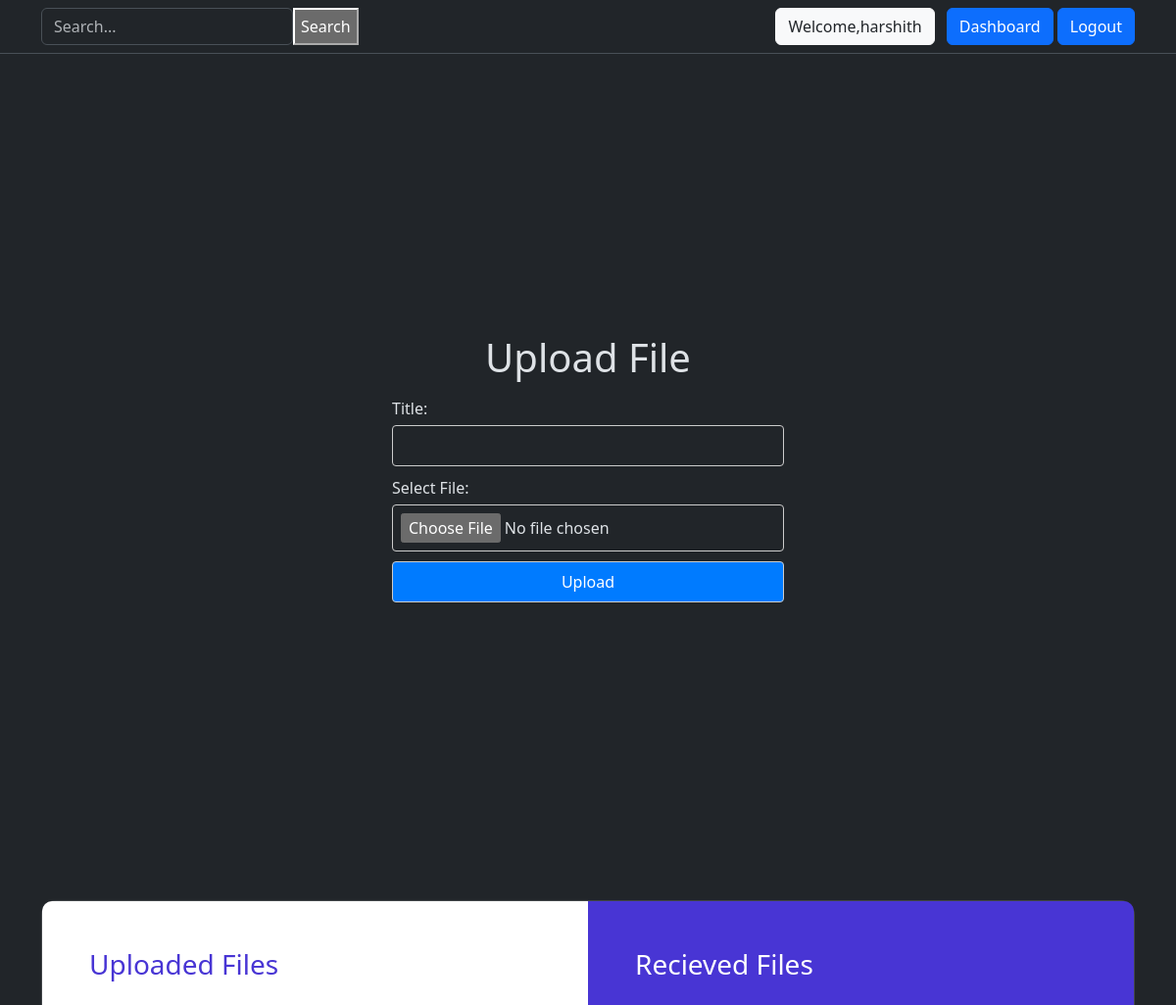
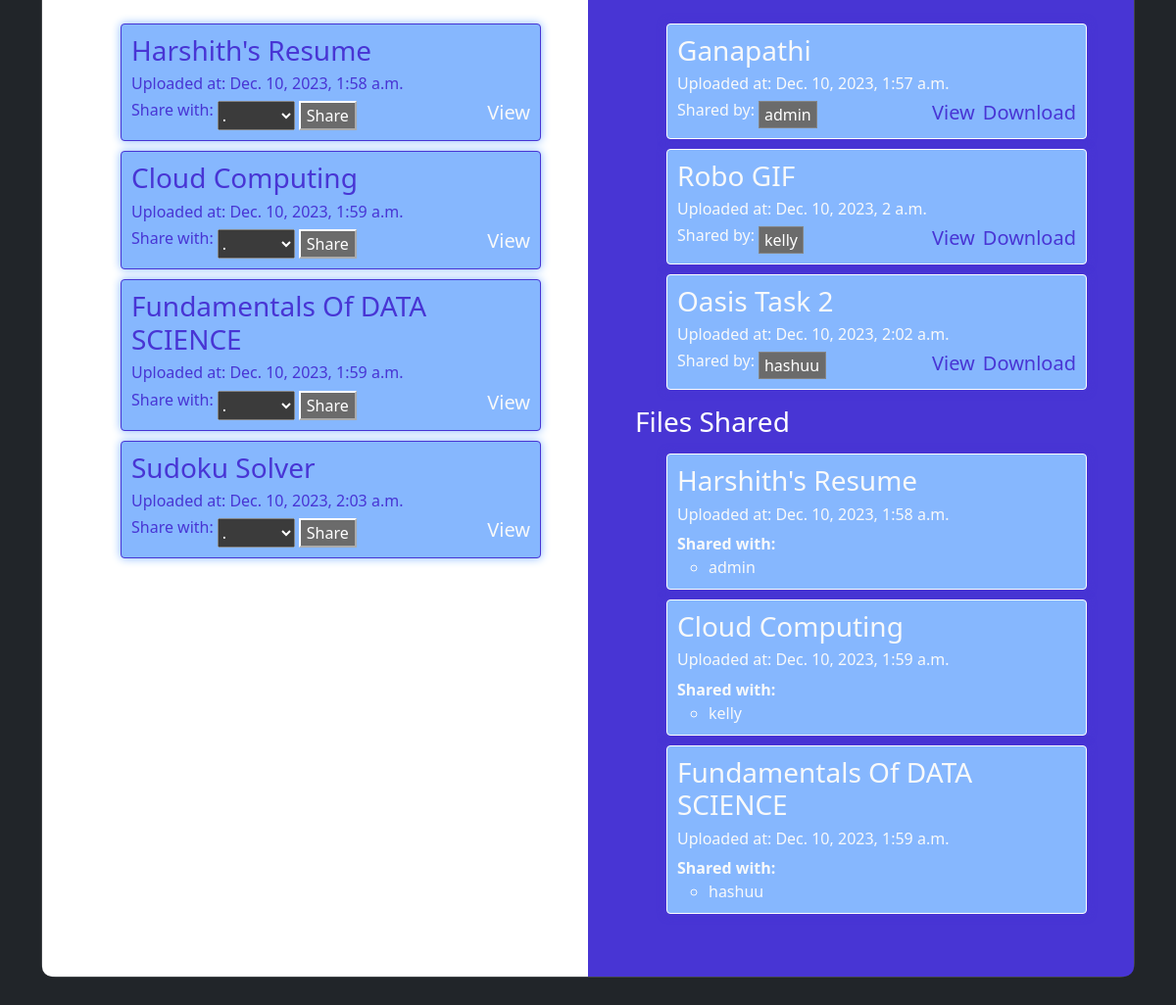
Screenshot of / (signed in) with the database file from the repository (2 pictures, top to bottom).
### files/models.py (models this page shows, shortened)
class UploadedFile(models.Model):
    user = models.ForeignKey(User, on_delete=models.CASCADE)
    title = models.CharField(max_length=255)
    file = models.FileField(upload_to='uploads/')
    uploaded_at = models.DateTimeField(auto_now_add=True)
    shared_with = models.ManyToManyField(User, related_name='shared_files', blank=True)

### files/views.py (the view)
# urls.py: path('',index,name="index"),
def index(request):
    if request.method == 'POST':
        print("call")
        form = FileUploadForm(request.POST, request.FILES)
        if form.is_valid():
            print("enter")
            new_file = form.save(commit=False)
            new_file.user = request.user
            new_file.save()
            print("save")
            return redirect('index')
    else:
        print("else")
        form = FileUploadForm()
    user_files = UploadedFile.objects.filter(user=request.user.id)
    all_users = User.objects.exclude(id=request.user.id)
    recieved_files = UploadedFile.objects.filter(shared_with=request.user.id)
    shared_by_me = UploadedFile.objects.filter(user=request.user.id, shared_with__isnull=False).exclude(shared_with=request.user.id).distinct()
    return render(request, 'index.html', {'form': form,'user_files': user_files,'all_users':all_users,'recieved_files': recieved_files,'shared_by_me':shared_by_me})

### files/forms.py
class FileUploadForm(forms.ModelForm):
    class Meta:
        model = UploadedFile
        fields = ['title', 'file']

### templates/index.html (shortened to what this page needs)
{% extends "base.html" %}
{% block content %}
<div class="px-3 py-2 border-bottom mb-3">
    <div class="container d-flex flex-wrap justify-content-center">
        {% if user.is_authenticated %}
          <form method="get"  action="{% url 'search' %}"class="d-flex col-12 col-lg-auto mb-2 mb-lg-0 me-lg-auto" role="search">
            <input type="search" name="query" class="form-control" placeholder="Search..." aria-label="Search">
            <button type="submit">Search</button>
          </form>
        {% endif %}
          <div class="text-end">
              {% if user.is_authenticated %}
                  <button type="button" class="btn btn-light text-dark me-2">Welcome,{{user.username}}</button>
                  <a  class="btn btn-primary" href="#Dashboard">Dashboard</a>
                  <button type="submit" class="btn btn-primary" onclick="window.location.href='{% url 'logout' %}'">Logout</button>
              {% else %}
                  <button type="button" class="btn btn-light text-dark me-2" onclick="window.location.href='{% url 'login' %}'">Login</button>
                  <button type="button" class="btn btn-primary" onclick="window.location.href='{% url 'register' %}'">Sign-up</button>
              {% endif %}
          </div>
     </div>
</div>
<div>
  {% if user.is_authenticated%}
      <div class="container custom-form-container">
        <div>
            <h1 class="text-center mt-4 mb-3">Upload File</h1>
            <form method="post" enctype="multipart/form-data" class="custom-form">
                <div class="form-group">
                    <label for="id_title">Title:</label>
                    <input type="text" name="title" id="id_title" class="form-control">
                </div>
                <div class="form-group">
                    <label for="id_file">Select File:</label>
                    <input type="file" name="file" id="id_file" class="form-control-file">
                </div>
                <button type="submit" class="btn btn-primary">Upload</button>
            </form>
        </div>
      </div>
      <section id="Dashboard"class="h-100 h-custom gradient-custom-2">
        <div class="container py-5 h-100">
          <div class="row d-flex justify-content-center align-items-center h-100">
            <div class="col-12">
              <div class="card card-registration card-registration-2" style="border-radius: 15px;">
                <div class="card-body p-0">
                  <div class="row g-0">
                    <div class="col-lg-6 bg-white">
                      <div class="p-5">
                        <h3 class="fw-normal mb-5" style="color:#4835d4;">Uploaded Files</h3>
                          <ul>
                            {% for file in user_files %}
                              <li class="file-item1 ">
                                <h3>{{ file.title }}</h3>
                                <h6>Uploaded at: {{ file.uploaded_at }}</h6>
                                <form class="d-flex" action="{% url 'share_file' file.id %}" method="post">
                                  <h6 for="user_to_share">Share with:</h6>
                                  <select class="ms-1" id="user_to_share" name="user_to_share">
                                      <option value="">.</option>
                                  </select>
                                  <button class="ms-1"type="submit">Share</button>
                                  <h5 class="ms-auto mb-0"><a  href="{{ file.file.url }}">View</a></h5>
                              </form>
                              </li>
                            {% empty %}
                              <li class="file-item1">No files uploaded yet.</li>
                            {% endfor %}
                          </ul>
                      </div>
                    </div>
                    <div class="col-lg-6 bg-indigo text-white">
                      <div class="p-5">
                        <h3 class="fw-normal mb-5">Recieved Files</h3>
                        <ul>
                              {% for file in recieved_files %}
                                  <li class="file-item2">
                                    <h3>{{ file.title }}</h3>
                                    <h6>Uploaded at: {{ file.uploaded_at }} </h6>
                                    <div class="d-flex">
                                      <h6>Shared by:</h6>
                                      <select style="appearance: none;padding: 0px 5px;"class="ms-1" name="" id="">
                                        <option value="">{{ file.user.username }}</option>
                                      </select>
                                      <h5 class="ms-auto mb-0"><a  href="{{ file.file.url }}">View</a></h5>
                                      <h5 class="ms-2 mb-0"><a href="{% url 'download_file' file.id %}">Download</a></h5>
                                    </div>
                                  </li>
                              {% empty %}
                                  <li class="file-item2">No  files  Recieved.</li>
                              {% endfor %}
                        </ul>
                        <h3 class="fw-normal mt-2 mb-3">Files Shared</h3>
                        <ul>
                              {% for file in shared_by_me %}
                                  <li class="file-item2">
                                      <h3>{{ file.title }}</h3>
                                      <h6>Uploaded at: {{ file.uploaded_at }} </h6>
                                      <strong>Shared with:</strong>
                                      <ul>
                                          {% for user in file.shared_with.all %}
                                              <li>{{ user.username }}</li>
                                          {% endfor %}
                                      </ul>
                                  </li>
                              {% empty %}
                                  <li class="file-item2">No files shared by you with other users.</li>
                              {% endfor %}
                        </ul>
                      </div>
                    </div>
                  </div>
                </div>
              </div>
            </div>
          </div>
        </div>
      </section>
  {% endif %}
</div>
{% endblock content %}

### templates/base.html (shortened to what this page needs)
<!DOCTYPE html>
<html lang="en" data-bs-theme="dark">
<head>
    <link href="https://cdn.jsdelivr.net/npm/bootstrap@5.3.2/dist/css/bootstrap.min.css" rel="stylesheet">
    <link href='https://unpkg.com/boxicons@2.1.4/css/boxicons.min.css' rel='stylesheet'>
    <link rel="stylesheet" href="https://cdnjs.cloudflare.com/ajax/libs/font-awesome/5.12.1/css/all.min.css" />
    <scrip src="https://cdn.jsdelivr.net/npm/simple-datatables@latest" type="text/javascript"></script>
</head>
<body>
        {% block content %}
        {% endblock content %}
</body>
</html>

### rows the page displays
UploadedFile: title "Harshith's Resume", uploaded_at "Dec. 10, 2023, 1:58 a.m."
UploadedFile: title "Cloud Computing", uploaded_at "Dec. 10, 2023, 1:59 a.m."
UploadedFile: title "Fundamentals Of DATA SCIENCE", uploaded_at "Dec. 10, 2023, 1:59 a.m."
UploadedFile: title "Sudoku Solver", uploaded_at "Dec. 10, 2023, 2:03 a.m."
UploadedFile: title "Ganapathi", uploaded_at "Dec. 10, 2023, 1:57 a.m.", user.username "admin"
UploadedFile: title "Robo GIF", uploaded_at "Dec. 10, 2023, 2 a.m.", user.username "kelly"
UploadedFile: title "Oasis Task 2", uploaded_at "Dec. 10, 2023, 2:02 a.m.", user.username "hashuu"

### other values shown
{{ user.username }} "harshith"
{{ user.username }} "admin"
{{ user.username }} "kelly"
{{ user.username }} "hashuu"
